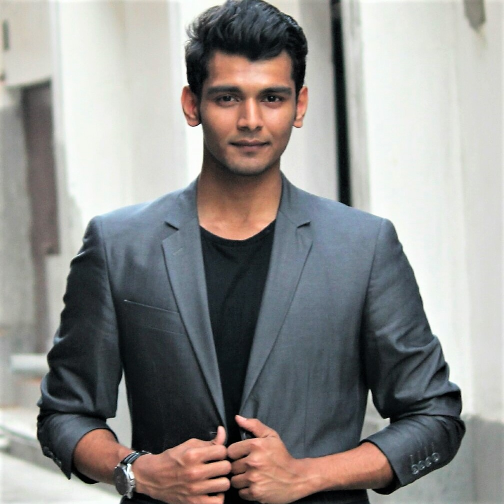
#> input picture imgtestme.jpg, 1008 x 1008 px (shown at 1/2 size)
$ python imgdetect2.py
#> lines starting #> are read from the running program, lines starting #| are printed output that depends on the picture; after the words box and inside, x2 and y2 are one past the last pixel; in counts of white or black regions, pixels touching at a corner belong together
### opencv1.py
import numpy as np
import cv2
import matplotlib.pyplot as plt
class tools:

    # [13 lines left out: functions display, draw, not called in this run]
img = cv2.imread('imgtestme.jpg',1)
#> img is the input picture: shape (1008, 1008, 3); mean B, G, R 141, 143.1, 144.2

### imgdetect2.py
import cv2
import numpy as np
import opencv1 as cv1

imgc=cv2.imread('chess1.png',1)
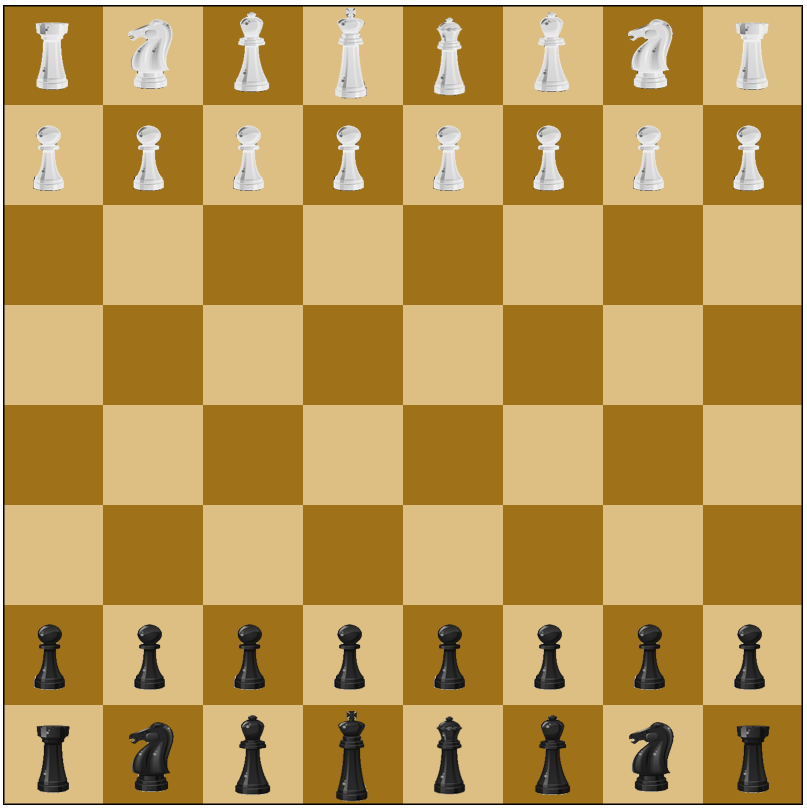
#> input picture chess1.png, 807 x 810 px
#> imgc is the input picture: shape (810, 807, 3); mean B, G, R 84.9, 151.2, 185.7
temp=cv2.imread('chess2.png',0)
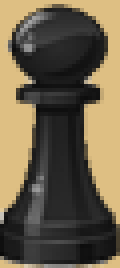
#> input picture chess2.png, 30 x 67 px (shown 4 times larger)
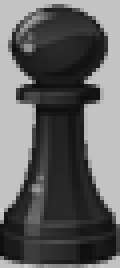
#> temp: shape (67, 30) (shown 4 times larger); min 9, max 205, mean 96.7
w,h=temp.shape[::-1]
#> w = 30; h = 67

imgca= cv2.Canny(imgc,100,100)
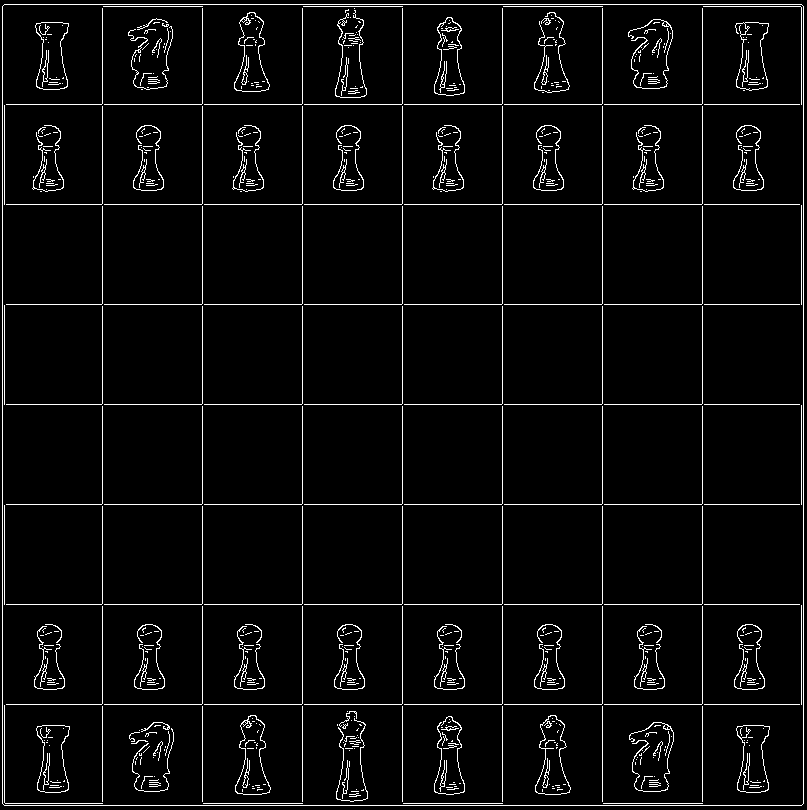
#> imgca: shape (810, 807); 4.3% white in thin lines or dots
temp= cv2.Canny(temp,100,100)
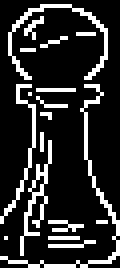
#> temp: shape (67, 30) (shown 4 times larger); 17.1% white in thin lines or dots
res=cv2.matchTemplate(imgca,temp,cv2.TM_CCOEFF_NORMED)
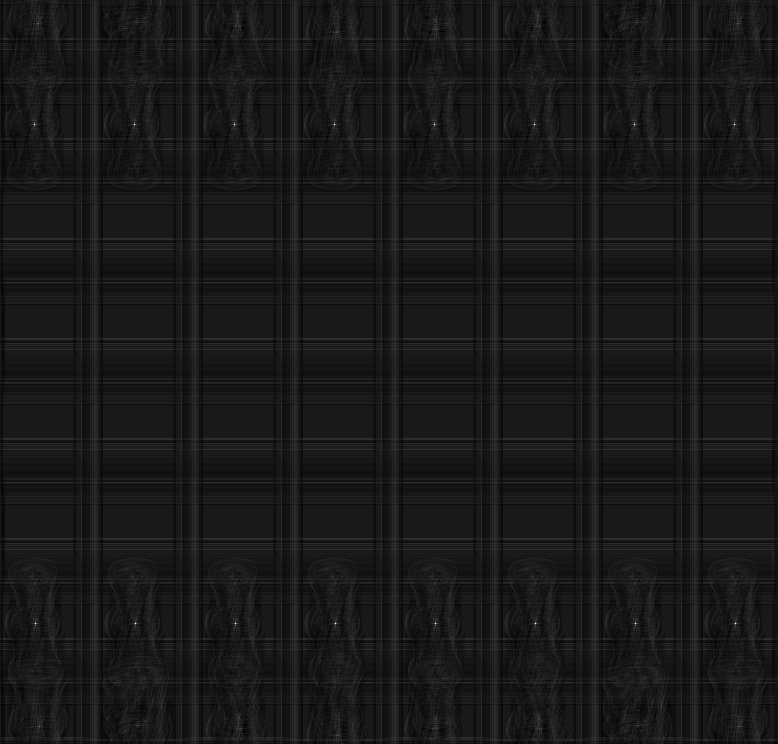
#> res: shape (744, 778) float32; min -0.105, max 0.965, mean -0.000514; drawn with min black and max white
threshold=0.75
loc=np.where(res>=threshold)
#> loc = 16 positions, rows 124 to 623, columns 34 to 735
print(loc)
#| (array([124, 124, 124, 124, 124, 124, 124, 124, 623, 623, 623, 623, 623,
#|        623, 623, 623]), array([ 34, 134, 234, 334, 434, 534, 634, 734,  35, 135, 235, 335, 435,
#|        535, 635, 735]))
for pt in zip(*loc[::-1]):
    cv2.rectangle(imgc,pt,(pt[0]+w,pt[1]+h),(255,255,255),1)
#> this loop made 16 passes
#> pt on passes 1 to 12: (34, 124), (134, 124), (234, 124), (334, 124), (434, 124), (534, 124), (634, 124), (734, 124), (35, 623), (135, 623), (235, 623), (335, 623)
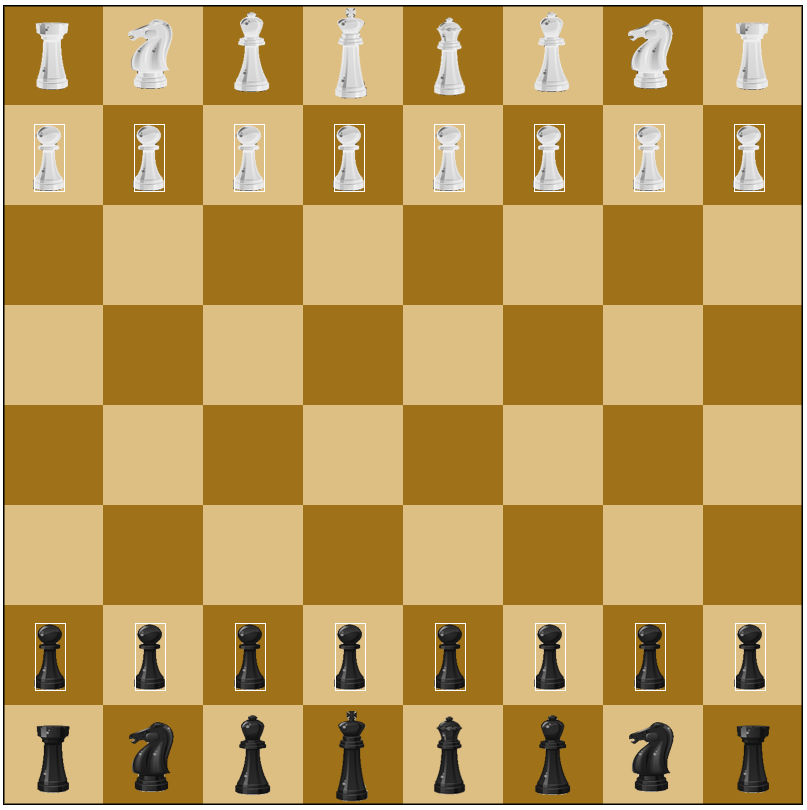
#> imgc: shape (810, 807, 3); 0.47% of pixels changed, all inside (x1, y1, x2, y2) = (34, 124, 766, 691)
cv2.imshow('image',imgc)
cv2.waitKey(0)
cv2.destroyAllWindows()
